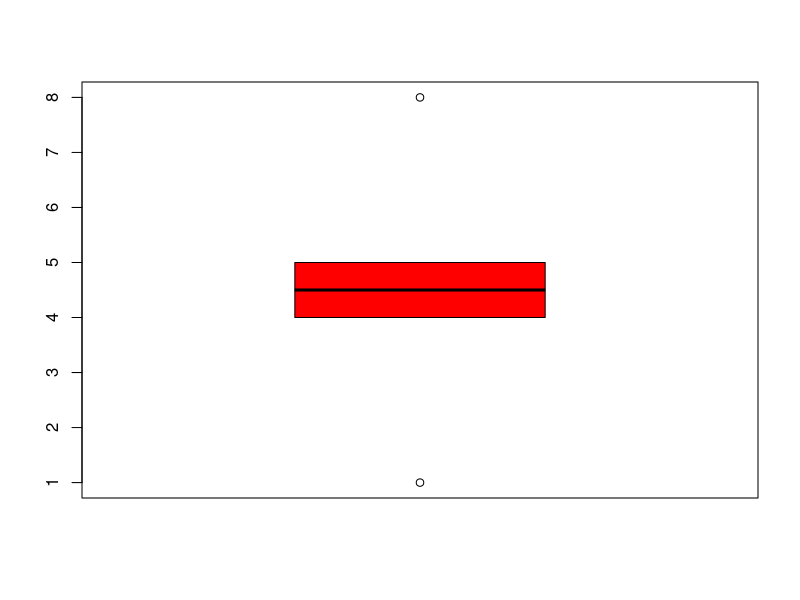
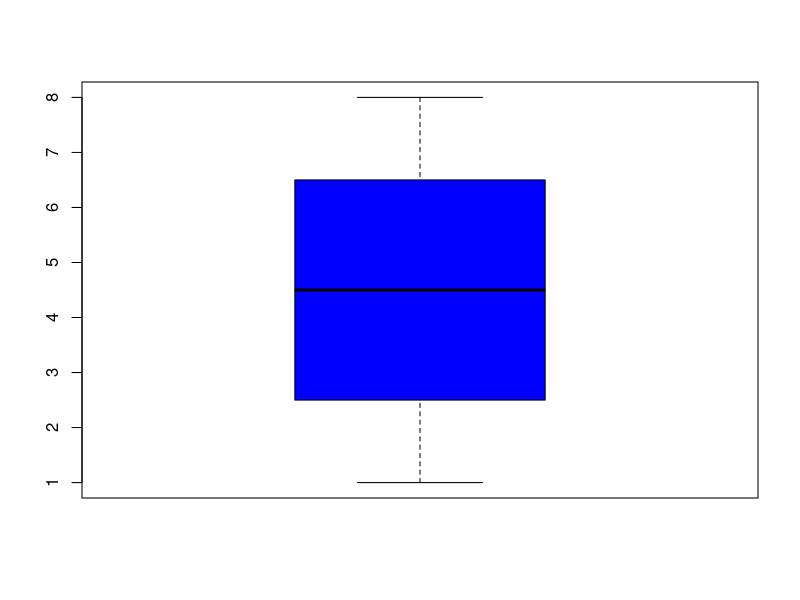
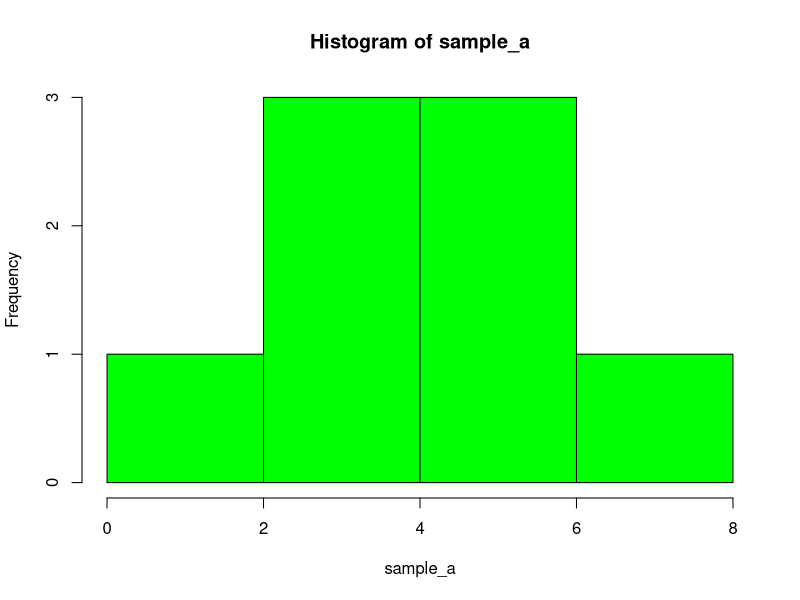
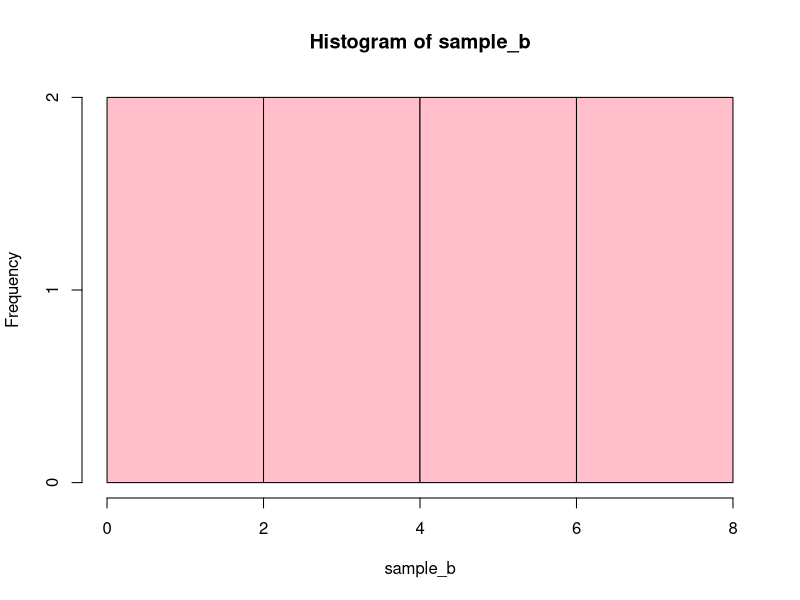

The R source for these figures, in order:
sample_a=c(1,4,4,4,5,5,5,8)
sample_b=c(1,2,3,4,5,6,7,8)
sd(sample_a)
sd(sample_b)
mean(sample_a)
mean(sample_b)
boxplot(sample_a, col = "red") 
boxplot(sample_b, col="blue")
#title(main = list(c("sample_a","sample_b")))
hist(sample_a, col = "green")
hist(sample_b, col = "pink")
par=(mfrow=c(2,2))

#alpha=0.05
#t_score= dt(p)
